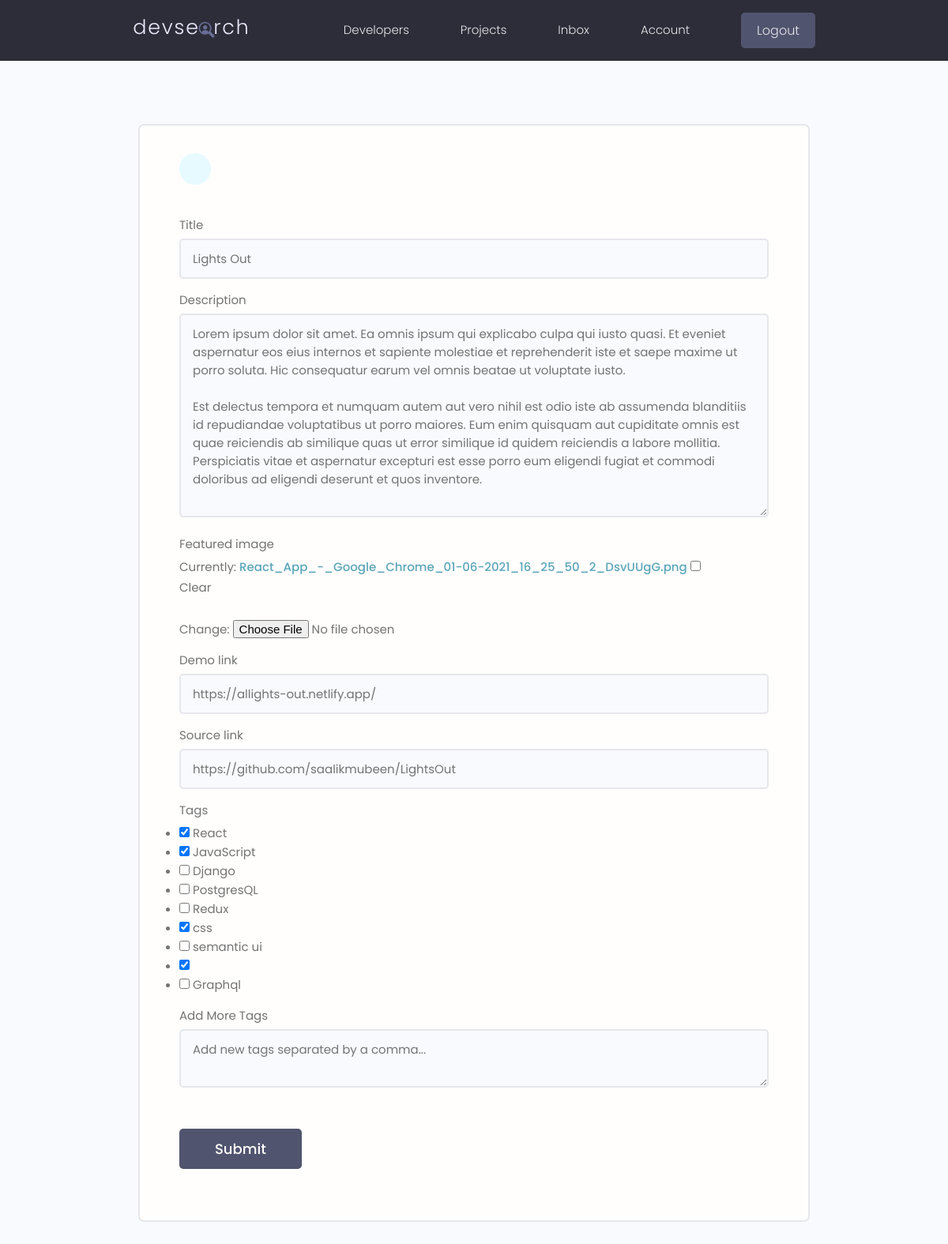
Page /projects/update-project/0beef3ac-4971-4c01-8b52-25c2b4cecaa0 (signed in) on the committed database.
### projects/models.py (models this page shows, shortened)
class Project(models.Model):
    id = models.UUIDField(default=uuid.uuid4, unique=True, primary_key=True, editable=False)
    owner = models.ForeignKey(
        Profile, on_delete=models.CASCADE, related_name='projects')
    title = models.CharField(max_length=200)
    description = models.TextField(null=True, blank=True)
    featured_image = models.ImageField(
        null=True, blank=True, default="default.jpg")
    demo_link = models.CharField(max_length=2000, null=True, blank=True)
    source_link = models.CharField(max_length=2000, null=True, blank=True)
    tags = models.ManyToManyField('Tag', blank=True)
    vote_total = models.IntegerField(default=0, null=True, blank=True)
    vote_ratio = models.IntegerField(default=0, null=True, blank=True)
    created = models.DateTimeField(auto_now_add=True)
    class Meta:
        ordering = ['-vote_ratio', '-vote_total', 'title']

### projects/views.py (the view, shortened to what this page needs)
# urls.py: path("update-project/<str:pk>", views.update_project, name="update-project"),
@login_required(login_url="login")
def update_project(request, pk):
    profile = request.user.profile
    project = get_object_or_404(Project, pk=pk)
    if project.owner.id != profile.id:
        raise PermissionError(
            "You do not have permission to edit this project.")
    form = ProjectForm(instance=project)
    return render(request, "projects/project_form.html", {"form": form})

### projects/forms.py
class ProjectForm(ModelForm):
    class Meta:
        model = Project
        fields = ['title', 'description', 'featured_image', 'demo_link', 'source_link', 'tags']
        widgets = {
            "tags" : widgets.CheckboxSelectMultiple()
        }
    def __init__(self, *args, **kwargs):
        super(ProjectForm, self).__init__(*args, **kwargs)
        for value in self.fields.values():
            value.widget.attrs.update({'class': 'input'})

### projects/models.py (called while the page is built)
    def __str__(self):
        return self.name

### projects/templates/projects/project_form.html (shortened to what this page needs)
{% extends 'base.html' %}
{% block content %}
<main class="formPage my-xl">
        <div class="content-box">
            <div class="formWrapper">
                <a class="backButton" href="#"></a>
                <br>
                <form class="form" method="POST" enctype="multipart/form-data">
                {% for field in form %}
                    <div class="form__field">
                        <label for="formInput#text">{{field.label}}</label>
                            {{field}}
                    </div>
                {% endfor %}
                <div class="form__field">
                    <label for="formInput#text">Add More Tags</label>
                    <textarea class="input" name="newtags" placeholder="Add new tags separated by a comma..."></textarea>
                </div>
                    <input class="btn btn--sub btn--lg  my-md" type="submit" value="Submit" />
                </form>
            </div>
        </div>
    </main>
{% endblock content %}

### static/styles/app.css (style rules this page uses)
:root { --color-sub: #2d2d39; }
.btn--sub { background-color: var(--color-sub-light); }
.content-box { width: 95%; max-width: 85rem; margin: 0 auto; }
.backButton { background: var(--color-main-light); color: var(--color-main); width: 4rem; height: 4rem; display: flex; align-items: center; justify-content: center; border-radius: 50%; }
.formPage .formWrapper { list-style: none; background: var(--color-white); padding: 3.5rem 5rem; border: 2px solid var(--color-light); border-radius: 0.7rem; }

### static/uikit/styles/modules/_variables.css (style rules this page uses)
:root { --color-main: #5aa5b9; --color-main-light: #e6faff; --color-sub: #3f4156; --color-sub-light: #51546e; --color-sub-lighter: #ededfd; --color-text: #737373; --color-gray: #8b8b8b; --color-light: #e5e7eb; --color-light-gray: #767676; --color-bg: #f8fafd; --color-white: #fffefd; --color-white-light: #f3f3f3; --color-success: #359e64; --color-success-bg: #def8e8; --color-error: #fc4b0b; --color-error-bg: #fff2ee; --font-base: 'Poppins', arial, helvetica, 'Segoe UI', roboto, ubuntu, sans-serif; --font-monospace: 'Fira Code', 'Courier New', courier, monospace; --font-regular: 300; --font-medium: 500; --font-bold: 700; --generic-shadow: 1px 1px 5px #00000010; --generic-transition: all 0.3s ease-in-out; }

### static/uikit/styles/modules/_base.css (style rules this page uses)
* { margin: 0; padding: 0; box-sizing: border-box; text-rendering: optimizeLegibility; color: inherit; font-size: inherit; }
html { font-size: 50%; }
@media only screen and (min-width: 480px) { html { font-size: 56.25%; } }
@media only screen and (min-width: 1200px) { html { font-size: 62.5%; } }
body { line-height: 1.6; font-weight: 400; font-size: 1.5rem; color: var(--color-text); background-color: var(--color-bg); min-height: 100vh; }

### static/uikit/styles/modules/_typography.css (style rules this page uses)
* { font-family: var(--font-base); }
a { padding-bottom: 2px; text-decoration: none; display: inline-block; color: var(--color-main); font-weight: var(--font-medium); }

### static/uikit/styles/modules/_utilities.css (style rules this page uses)
.my-md { margin: 3rem auto; }
.my-xl { margin: 8rem auto; }

### static/uikit/styles/modules/_button.css (style rules this page uses)
.btn { display: inline-block; position: relative; cursor: pointer; background-color: var(--color-light); font-weight: var(--font-medium); color: var(--color-sub); text-decoration: none; padding: 1rem 2rem; border-radius: 0.5rem; border: none; width: -webkit-fit-content; width: -moz-fit-content; width: fit-content; height: -webkit-fit-content; height: -moz-fit-content; height: fit-content; font-size: 1.6rem; outline-width: 0; outline-color: transparent; -webkit-backface-visibility: hidden; backface-visibility: hidden; transition: all 0.3s ease-in-out; }
.btn--sub { background-color: var(--color-sub); color: var(--color-white); }
.btn--lg { font-size: 1.8rem; padding: 1.2rem 4.5rem; }

### static/uikit/styles/modules/_form.css (style rules this page uses)
.form { display: block; }
.form__field { margin-top: 1.5rem; margin-bottom: 1.5rem; }
.form__label, .form__field > label { display: block; margin-bottom: 0.5rem; color: var(--color-text); }
input.input[type='text'], input.input[type='email'], input.input[type='password'], input.input[type='number'], select.input, textarea.input { min-width: 24rem; width: 100%; padding: 1.2rem 1.5rem; border-radius: 0.5rem; border: 2px solid var(--color-light); transition: all 0.3s ease-in-out; background-color: var(--color-bg); }

### rows in the picture
Project: form "Lights Out" "Lorem ipsum dolor sit amet. Ea omnis ipsum qui explicabo culpa qui iusto quasi. Et eveniet aspernatur eos eius internos et sapiente molestiae et reprehenderit iste et saepe maxime ut porro soluta. Hic consequatur earum vel omnis beatae ut voluptate iusto. Est delectus tempora et numquam autem aut vero nihil est odio iste ab assumenda blanditiis id repudiandae voluptatibus ut porro maiores. Eum enim quisquam aut cupiditate omnis est quae reiciendis ab similique quas ut error similique id quidem reiciendis a labore mollitia. Perspiciatis vitae et aspernatur excepturi est esse porro eum eligendi fugiat et commodi doloribus ad eligendi deserunt et quos inventore." "https://allights-out.netlify.app/" "https://github.com/saalikmubeen/LightsOut"

### other values in the picture
{{ field.label }} "Title" "Description" "Featured image" "Demo link" "Source link" "Tags"
